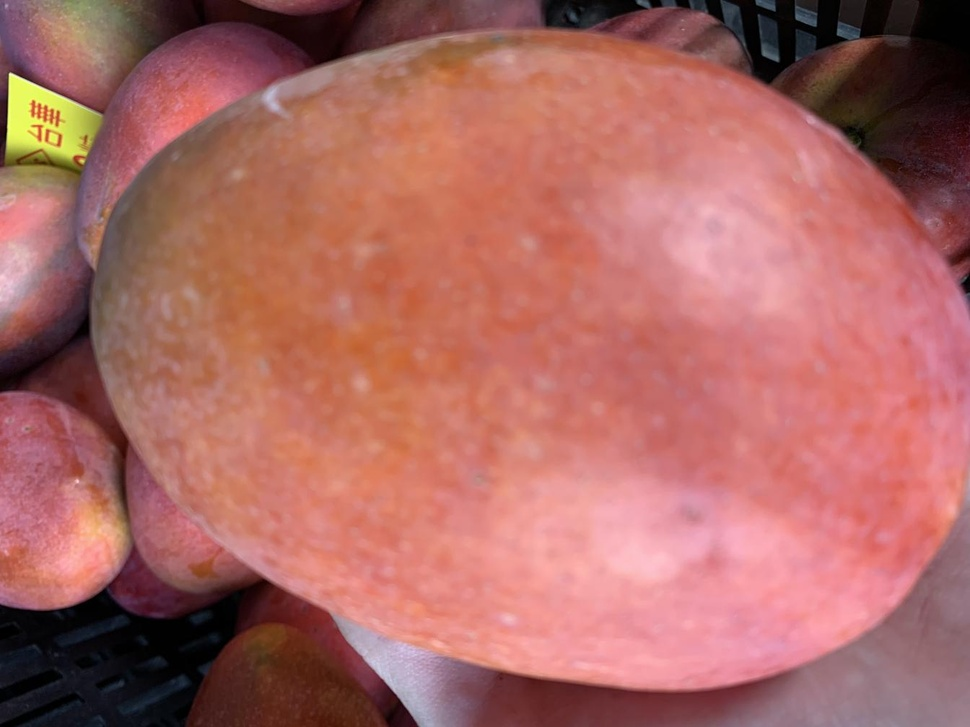
#> input picture Lab1/sum/red/00033.jpg, 970 x 727 px, shrunk from 1344 x 1008 before the run; its folder holds 4 pictures in this run
$ jupyter execute --allow-errors ML_lab1_kmeans_v3.ipynb   (shell and % lines are left out)
#> lines starting #> are read from the running program, lines starting #| are printed output that depends on the picture
[cell 1]
import pandas as pd
import numpy as np
import matplotlib.pyplot as plt


import os


import cv2

Start to read red mango data(you need to do PCA by yourself)

[cell 2]
path='./sum/red/'
files=os.listdir(path)

[cell 3]
train_red = []

[cell 4]
##############  your turn  , do PCA  ##############

#sklearn is not allow!! you need to implement  function step by step
##############  PCA  RULES   #################
###  for drawing 3D graph  , you should make dimension =3
### On calculating accuracy , you can set any dimension
# hint ~ you can save the PCA result to the list ,train_red
for file in files:

    p=path+file
    img = cv2.imread(p)
#> img is the input picture: shape (727, 970, 3); mean B, G, R 100, 105.2, 171.5

Start to read green mango data(you need to do PCA by yourself)

[cell 5]
##############  your turn  , do PCA  ##############

#sklearn is not allow!! you need to implement kmeans function step by step
##############  PCA  RULES   #################

###  for drawing 3D graph  , you should make dimension =3
### On calculating accuracy , you can set any dimension
# hint ~ you can save the PCA result to the list ,train_green


path='./sum/green/'
#> path = './sum/green/'
#> (the rest of this cell did not finish here and is left out)

show the PCA result

this is the correct answer of your kmeans

in the other words,your kmeans result need to as similar to this one as possible

[cell 6]
xx=[]
yy=[]
zz=[]
for i in train_red:
    xx.append(i[0])
    yy.append(i[1])
    zz.append(i[2])

[cell 7]
xxx=[]
yyy=[]
zzz=[]
#> (the rest of this cell did not finish here and is left out)

[cell 8]
from mpl_toolkits.mplot3d import Axes3D


# x, y, z = data[0], data[1], data[2]
ax = plt.subplot(111, projection='3d')

ax.scatter(xx, yy, zz, c='r')
ax.scatter(xxx, yyy, zzz, c='g')

ax.set_zlabel('Z')
ax.set_ylabel('Y')
ax.set_xlabel('X')
plt.show()
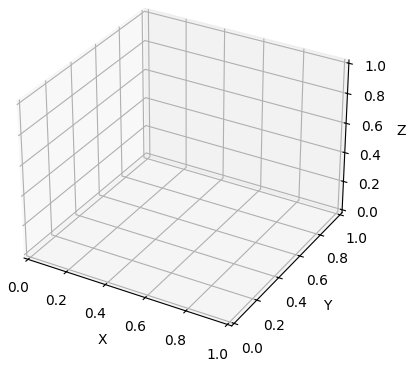
#> figure drawn by matplotlib, 1 panel
